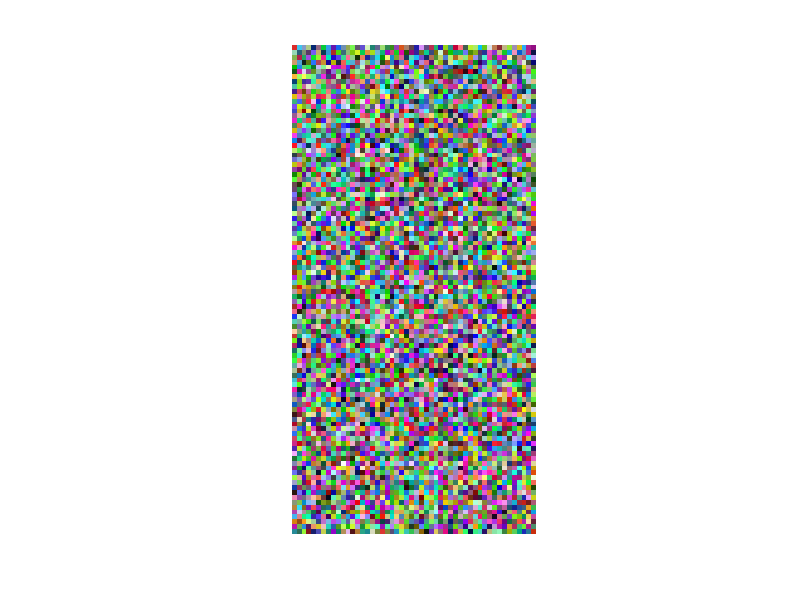
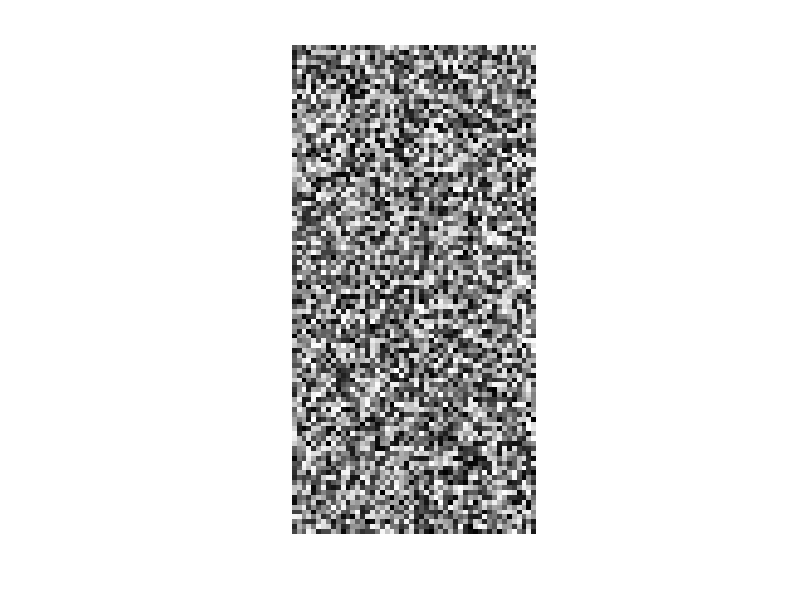
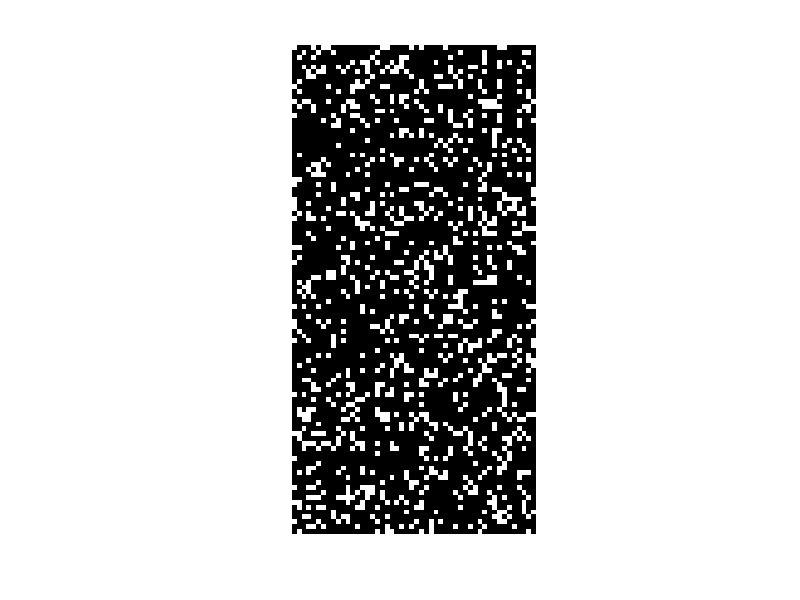
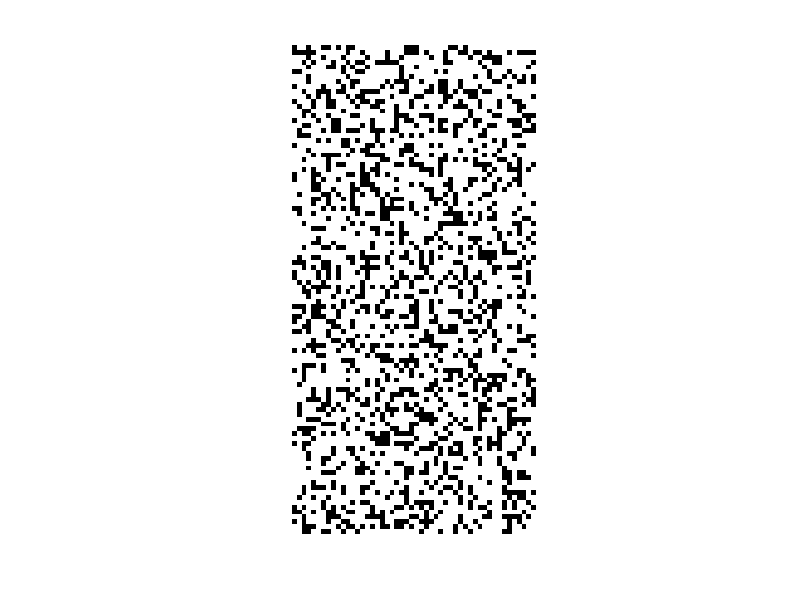

These charts were generated, in order, by the following MATLAB code: (Note: this script raises an error after producing the figures.)
clear
close all
clc

%Q1.a.i
range = [0, 255];
im = randi(range,100,50,3);
figure, imshow(uint8(im),'InitialMagnification','fit')

%Q1.a.ii
im = randi(range,100,50);
figure, imshow(uint8(im),'InitialMagnification','fit')

%Q1.b.i
im = randi(range,100,50);
%204 is almost 80% of 256
im(im <= 204) = 0;
im(im > 204) = 255;
figure, imshow(uint8(im),'InitialMagnification','fit')

%Q1.b.i
im = randi(range,100,50);
%76 is almost 30% of 256
im(im <= 76) = 0;
im(im > 76) = 255;
figure, imshow(uint8(im),'InitialMagnification','fit')

%Q1.c.i
im = rgb2gray(imread('owl.jpg'));
figure, imshow(im)

%Q1.c.ii
im(im < 35) = 255;
figure, imshow(im)

%Q1.d
im = imread('owl.jpg');
im(1:90,:,:) = [];
im(640:960,:,:) = [];
im(:,1:420,:) = [];
im(:,580:1260,:) = [];
figure, imshow(im)

%Q1.e
grayIm = rgb2gray(im);
bluIm = grayIm;
grayIm(grayIm < 35) = 0;
bluIm(bluIm < 35) = 255;
im = cat(3, grayIm, grayIm, bluIm);
figure, imshow(im)

%Q2.a
grayIm = rgb2gray(imread('owl.jpg'));
[row,col] = brightest_pixel(grayIm);

function [r,c] = brightest_pixel(grey_im)
    found = false
    check = 256
    while found == false
        check = check - 1
        if ismember(check, grey_im)
            [r,c] = find(grey_im == check);
            found = true
        end
    end
end

